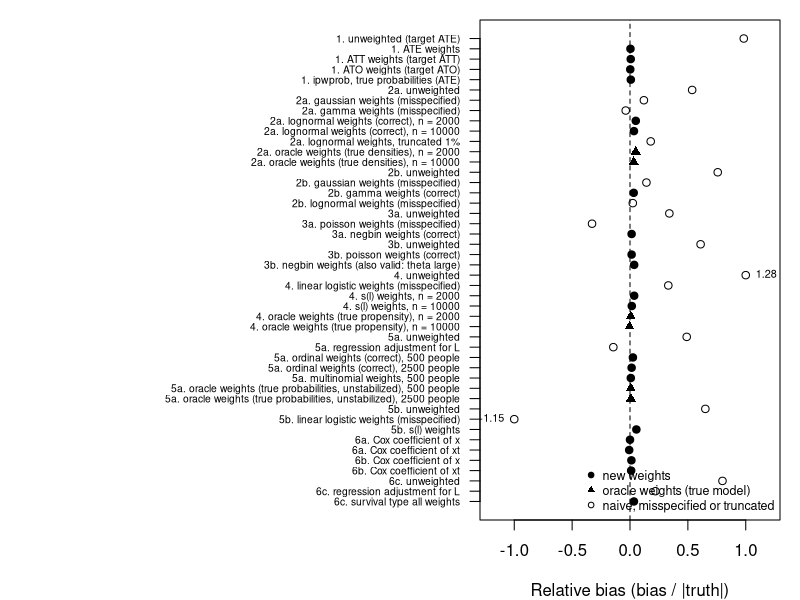

The R source for this figure:
## ---- chunk 1
knitr::opts_chunk$set(collapse = TRUE, comment = "#>", fig.width = 7, out.width = "100%")
res <- read.csv("simulation-results.csv", check.names = FALSE)
se <- read.csv("simulation-se.csv", check.names = FALSE)
show <- function(prefix) {
  tab <- res[startsWith(res$scenario, prefix),
             c("method", "truth", "mean", "bias", "mcse", "emp.sd", "rmse", "reps")]
  knitr::kable(tab, row.names = FALSE, digits = 3,
               col.names = c("Method", "Truth", "Mean estimate", "Bias", "MCSE of bias",
                             "Empirical SD", "RMSE", "Replications"))
}
show_se <- function(prefix) {
  tab <- se[startsWith(se$scenario, prefix),
            c("method", "mean.est", "mean.se", "emp.sd", "se.ratio", "coverage", "mcse.cov", "reps")]
  knitr::kable(tab, row.names = FALSE, digits = 3,
               col.names = c("Method", "Mean estimate", "Mean SE", "Empirical SD",
                             "SE / empirical SD", "Coverage of 95% CI", "MCSE of coverage",
                             "Replications"))
}
## ---- chunk 2
d <- res[!grepl("median", res$method), ]
d <- d[rev(seq_len(nrow(d))), ]
lab <- paste0(sub("\\..*", "", d$scenario), ". ", d$method)
type <- ifelse(grepl("oracle", d$method), "oracle",
         ifelse(grepl("misspecified|unweighted|adjustment|truncated", d$method), "other", "new"))
rel <- d$bias / abs(ifelse(d$truth == 0, 1, d$truth))
cap <- 1
op <- par(mar = c(4, 24, 1, 1))
plot(pmax(pmin(rel, cap), -cap), seq_along(lab), yaxt = "n", ylab = "",
     pch = c(new = 19, oracle = 17, other = 1)[type],
     xlab = "Relative bias (bias / |truth|)", xlim = c(-cap - 0.2, cap + 0.2))
axis(2, at = seq_along(lab), labels = lab, las = 1, cex.axis = 0.62)
abline(v = 0, lty = 2)
out <- abs(rel) > cap
if (any(out)) text(ifelse(rel[out] > 0, cap, -cap), which(out), sprintf("%.2f", rel[out]),
                   pos = ifelse(rel[out] > 0, 4, 2), cex = 0.65)
legend("bottomright", pch = c(19, 17, 1), bty = "n", cex = 0.75,
       legend = c("new weights", "oracle weights (true model)", "naive, misspecified or truncated"))
par(op)
## ---- chunk 3
show("1.")
## ---- chunk 4
show("2a")
show("2b")
## ---- chunk 5
show("3")
## ---- chunk 6
show("4.")
## ---- chunk 7
show("5a")
## ---- chunk 8
show("5b")
## ---- chunk 9
show("6a")
show("6b")
## ---- chunk 10
show("6c")
## ---- chunk 11
show_se("7a")
show_se("7b")
## ---- chunk 12
show_se("7c")
## ---- chunk 13
show_se("7d")
